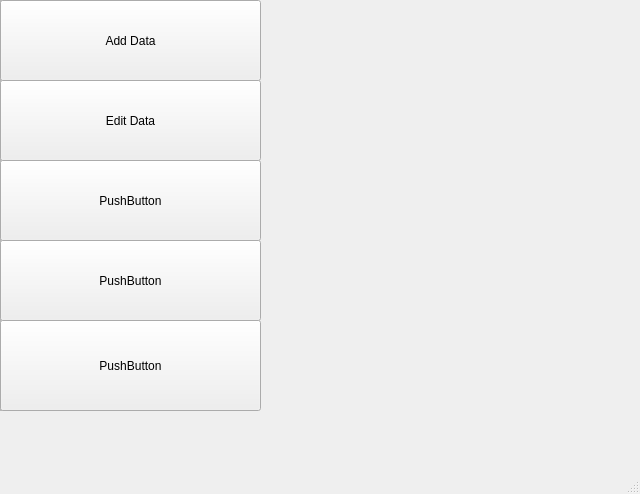
<?xml version="1.0" encoding="UTF-8"?>
<ui version="4.0">
 <class>MainWindow</class>
 <widget class="QMainWindow" name="MainWindow">
  <property name="geometry">
   <rect>
    <x>0</x>
    <y>0</y>
    <width>640</width>
    <height>494</height>
   </rect>
  </property>
  <property name="windowTitle">
   <string>MainWindow</string>
  </property>
  <widget class="QWidget" name="centralwidget">
   <widget class="QListWidget" name="listWidget">
    <property name="geometry">
     <rect>
      <x>0</x>
      <y>0</y>
      <width>256</width>
      <height>411</height>
     </rect>
    </property>
   </widget>
   <widget class="QPushButton" name="pushButton">
    <property name="geometry">
     <rect>
      <x>0</x>
      <y>0</y>
      <width>261</width>
      <height>81</height>
     </rect>
    </property>
    <property name="text">
     <string>Add Data</string>
    </property>
   </widget>
   <widget class="QPushButton" name="pushButton_2">
    <property name="geometry">
     <rect>
      <x>0</x>
      <y>80</y>
      <width>261</width>
      <height>81</height>
     </rect>
    </property>
    <property name="text">
     <string>Edit Data</string>
    </property>
   </widget>
   <widget class="QPushButton" name="pushButton_3">
    <property name="geometry">
     <rect>
      <x>0</x>
      <y>160</y>
      <width>261</width>
      <height>81</height>
     </rect>
    </property>
    <property name="text">
     <string>PushButton</string>
    </property>
   </widget>
   <widget class="QPushButton" name="pushButton_4">
    <property name="geometry">
     <rect>
      <x>0</x>
      <y>240</y>
      <width>261</width>
      <height>81</height>
     </rect>
    </property>
    <property name="text">
     <string>PushButton</string>
    </property>
   </widget>
   <widget class="QPushButton" name="pushButton_5">
    <property name="geometry">
     <rect>
      <x>0</x>
      <y>320</y>
      <width>261</width>
      <height>91</height>
     </rect>
    </property>
    <property name="text">
     <string>PushButton</string>
    </property>
   </widget>
  </widget>
  <widget class="QStatusBar" name="statusbar"/>
 </widget>
 <resources/>
 <connections/>
</ui>
